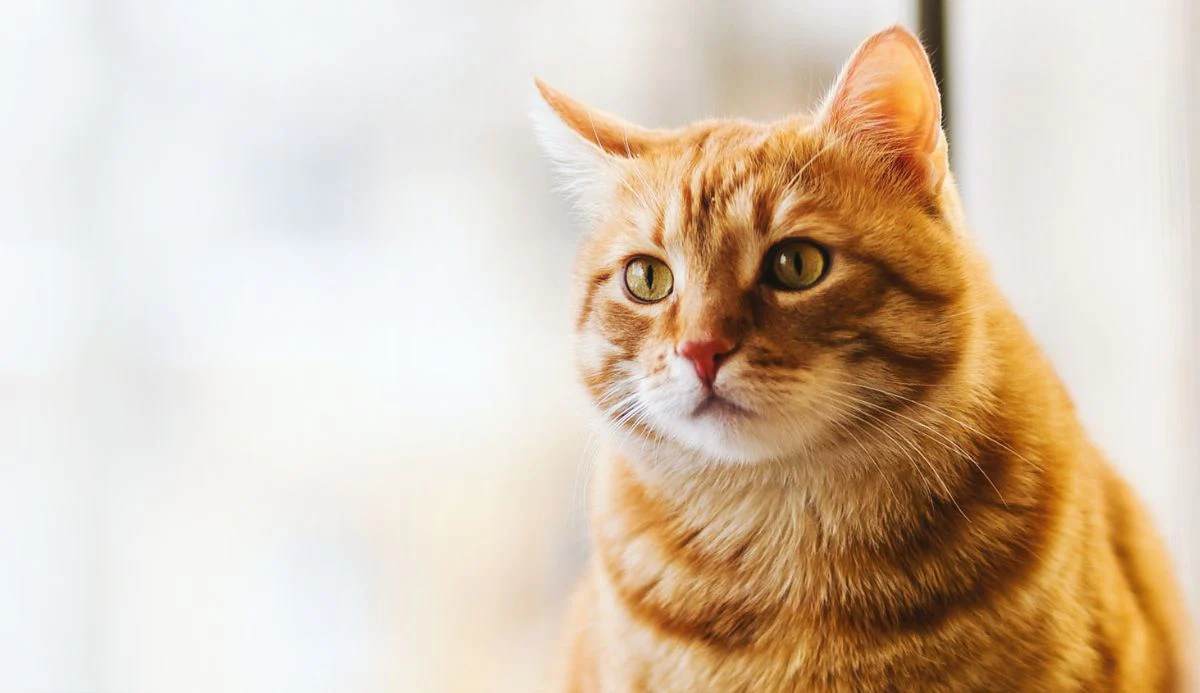
#> input picture Photos/cat-large.png, 1200 x 693 px
$ python contours.py
#> lines starting #> are read from the running program, lines starting #| are printed output that depends on the picture; after the words box and inside, x2 and y2 are one past the last pixel; in counts of white or black regions, pixels touching at a corner belong together
import cv2 as cv
import numpy as np

# Reading Images

img = cv.imread('Photos/cat-large.png')
#> img is the input picture: shape (693, 1200, 3); mean B, G, R 179.1, 198.9, 217
cv.imshow('Cat', img)

blank = np.zeros(img.shape, dtype='uint8')
# cv.imshow('Blank', blank)


# Converting an image in grayscale
gray = cv.cvtColor(img, cv.COLOR_BGR2GRAY)
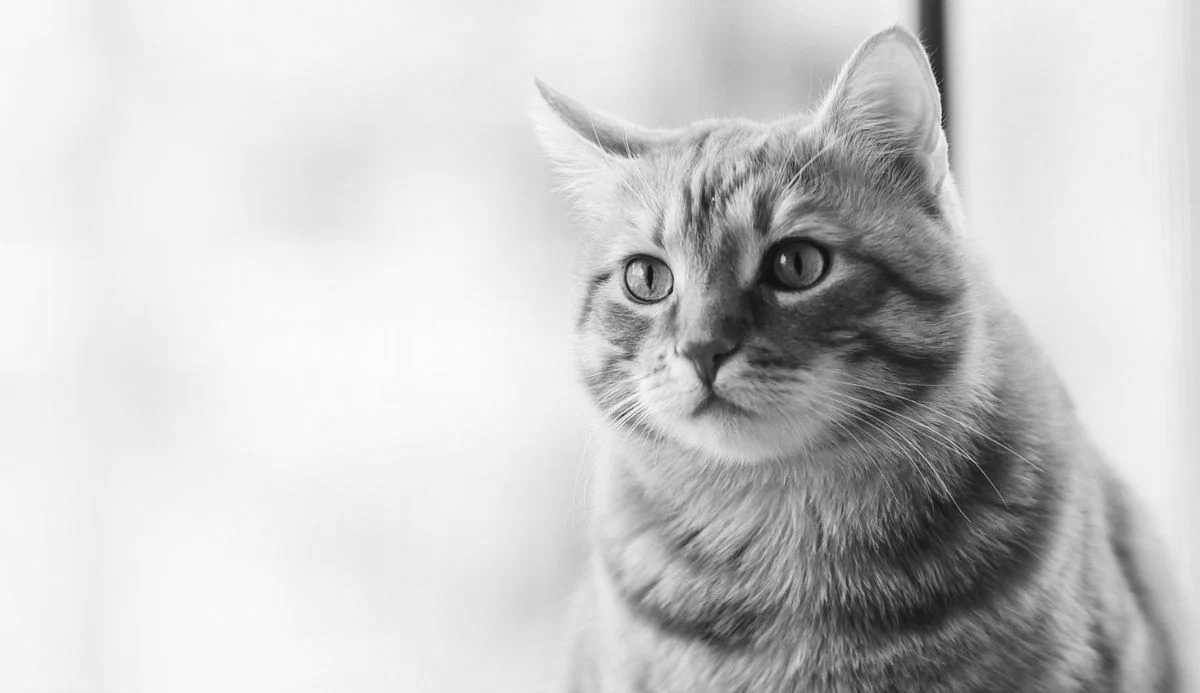
#> gray: shape (693, 1200); min 7, max 253, mean 202.1
cv.imshow('GrayCat', gray)

# Bluring the image
blur = cv.GaussianBlur(img, (7,7), cv.BORDER_DEFAULT)
cv.imshow('Blur', blur)

# Edge Cascade
canny = cv.Canny(blur, 125,175)
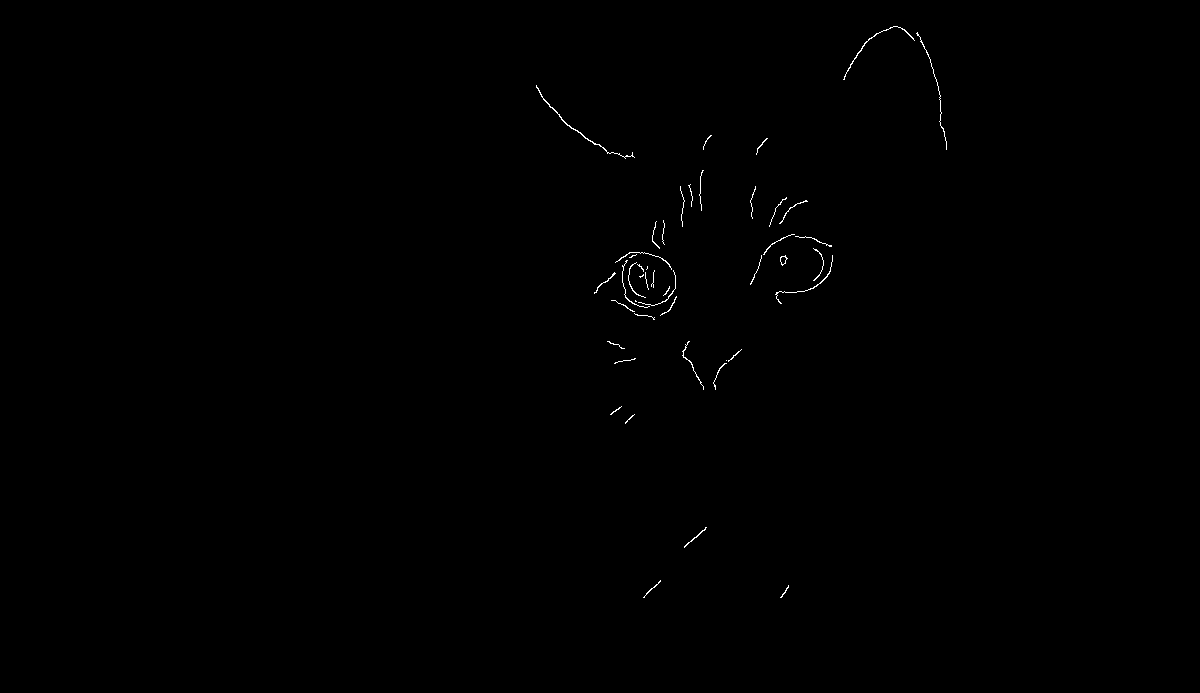
#> canny: shape (693, 1200); 0.23% white in thin lines or dots, all inside (x1, y1, x2, y2) = (536, 26, 947, 598)
cv.imshow('Canny', canny)

# Threshold (Binarising an image) balck & white
ret, thresh = cv.threshold(gray, 125, 255 , cv.THRESH_BINARY)
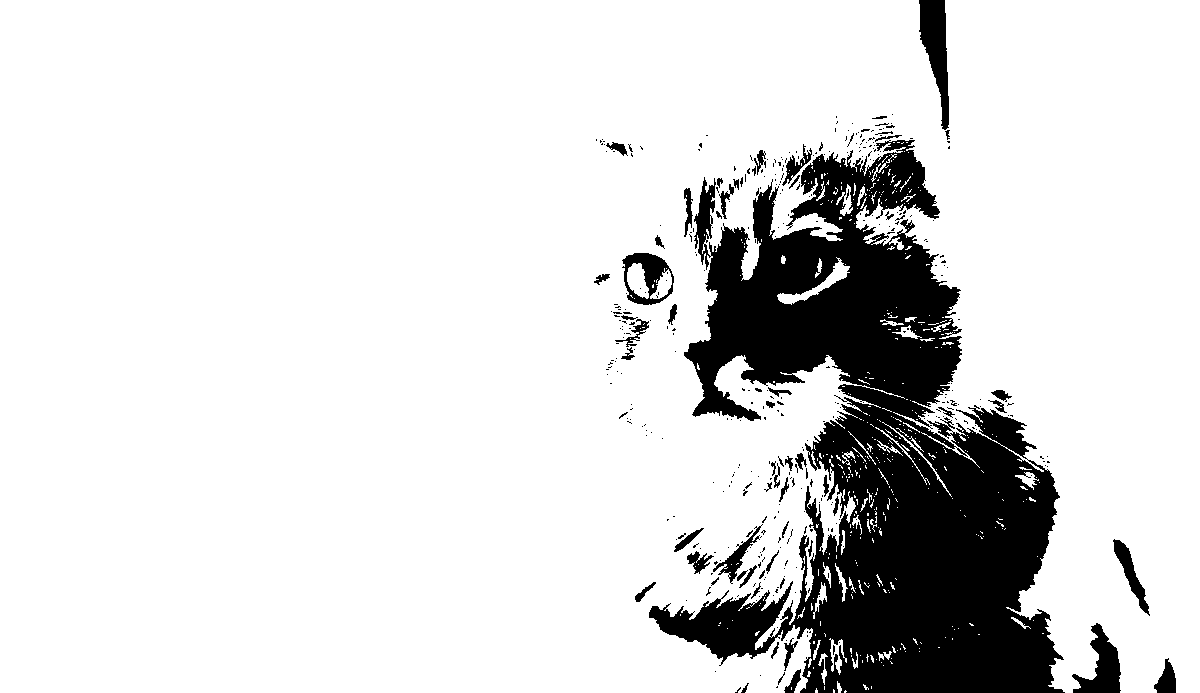
#> thresh: shape (693, 1200); 85.4% white; 407 black regions (347 under 20 px)
cv.imshow('Thresh', thresh)

# Contouring is finding the boundering of the picture, better to use it with canny instead of Thresh.
contours, hierarchies = cv.findContours(canny, cv.RETR_LIST, cv.CHAIN_APPROX_NONE)
#> contours = 47 contours, 42 with area under 20; largest, box (x1, y1, x2, y2) and area: (536, 85, 635, 159) 58, (780, 255, 788, 266) 41, (843, 26, 915, 80) 38, (780, 256, 787, 265) 34, (775, 255, 833, 304) 21
print(f'{len(contours)} conttour(s) found!')
#| 47 conttour(s) found!

# Drawing in the blank image created above.
cv.drawContours(blank, contours, -1, (0,0,255), 1)
cv.imshow('Contours Drawn', blank)

cv.waitKey(0)
